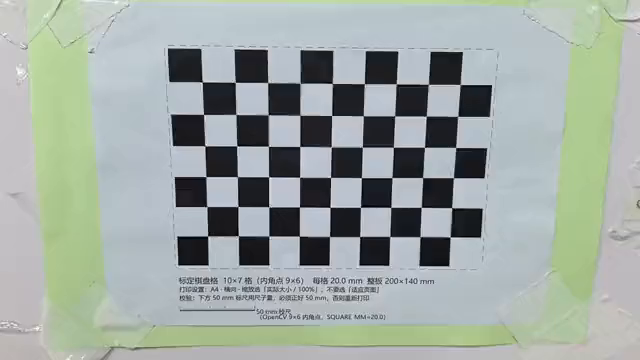
#> input picture frame 0 of assets/chessboard_104435_preview.mp4, 640 x 360 px
$ python check_inputs.py
#> lines starting #> are read from the running program, lines starting #| are printed output that depends on the picture
### lab/inputs.py
"""读取棋盘格视频、相机参数和车辆逐帧观测。"""

import csv
from dataclasses import dataclass
from pathlib import Path
from shutil import copyfileobj
from zipfile import ZipFile

import cv2
import numpy as np


ROOT = Path(__file__).resolve().parents[1]
ASSETS = ROOT / "assets"
WORK = ROOT / "work"
BOARD_VIDEO = ASSETS / "chessboard_104435_preview.mp4"
VEHICLE_ARCHIVE = ASSETS / "task2_vehicle_materials.zip"

BOARD_START = 168
BOARD_STOP = 432
BOARD_CHECK_FRAMES = (180, 420)


@dataclass(frozen=True)
class Calibration:
    matrix: np.ndarray
    distortion: np.ndarray
    image_size: tuple[int, int]
    square_size_m: float


@dataclass(frozen=True)
class Detection:
    xyxy: tuple[float, float, float, float]
    confidence: float

    # [4 lines left out: function center, not called in this run]


@dataclass(frozen=True)
class TrackingFrame:
    index: int
    source_index: int
    time_s: float
    blackout: bool
    candidates: tuple[Detection, ...]


# [12 lines left out: function load_calibration, not called in this run]


def board_frames(start: int = BOARD_START, stop: int = BOARD_STOP):
    """依次返回原片帧号、秒数、BGR 图像。stop 为结束后的帧号。"""
    video = cv2.VideoCapture(str(BOARD_VIDEO))
    try:
        if not video.isOpened():
            raise OSError(f"无法打开视频 {BOARD_VIDEO.relative_to(ROOT)}")
        fps = video.get(cv2.CAP_PROP_FPS)
        if fps <= 0 or not video.set(cv2.CAP_PROP_POS_FRAMES, start):
            raise ValueError("无法定位棋盘格视频的起始帧")
        for index in range(start, stop):
            ok, frame = video.read()
            if not ok:
                raise ValueError(f"棋盘格第 {index} 帧无法解码")
            yield index, index / fps, frame
    finally:
        video.release()


# [37 lines left out: functions vehicle_case_files, vehicle_frames, not called in this run]

### lab/check_inputs.py
"""从仓库根目录运行 python -m lab.check_inputs。"""

import argparse
import sys

import cv2

from .inputs import (
    BOARD_CHECK_FRAMES, BOARD_START, BOARD_STOP, board_frames,
    vehicle_case_files, vehicle_frames,
)


def check_board():
    selected_for_calibration = sum(1 for _ in board_frames(0, BOARD_START))
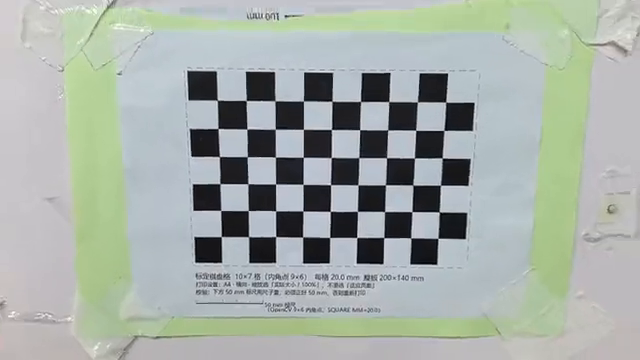
#> input picture frame 15 of assets/chessboard_104435_preview.mp4, 640 x 360 px
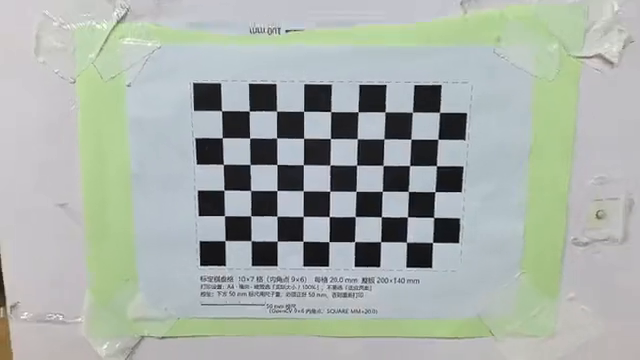
#> input picture frame 17 of assets/chessboard_104435_preview.mp4, 640 x 360 px
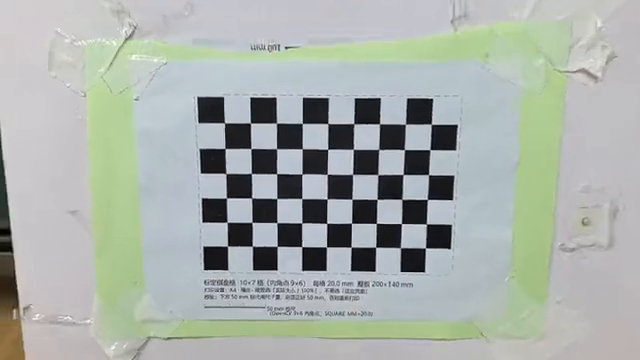
#> input picture frame 19 of assets/chessboard_104435_preview.mp4, 640 x 360 px
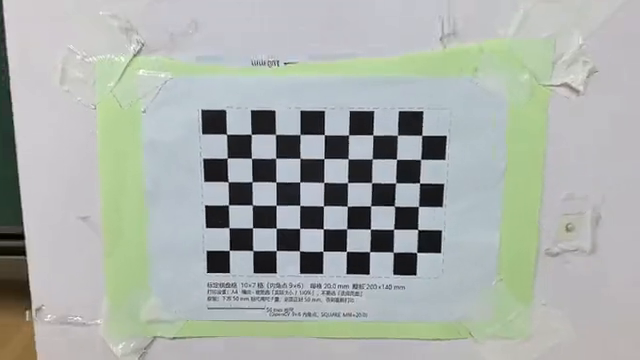
#> input picture frame 21 of assets/chessboard_104435_preview.mp4, 640 x 360 px
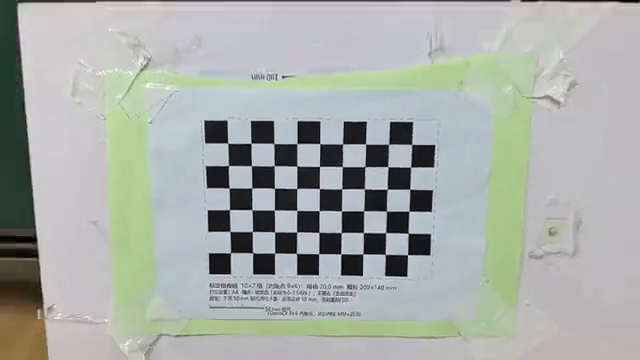
#> input picture frame 23 of assets/chessboard_104435_preview.mp4, 640 x 360 px
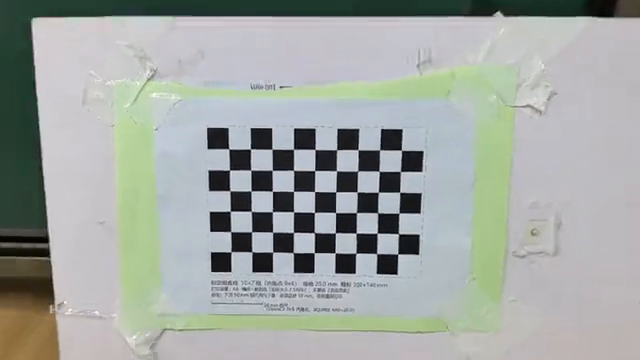
#> input picture frame 25 of assets/chessboard_104435_preview.mp4, 640 x 360 px
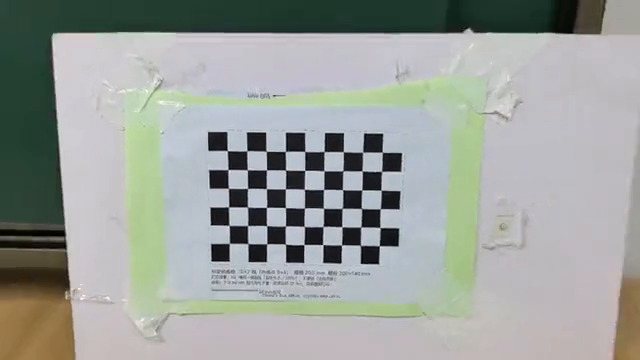
#> input picture frame 29 of assets/chessboard_104435_preview.mp4, 640 x 360 px
    if selected_for_calibration != BOARD_START:
        raise ValueError("标定取材的前 7 秒视频缺帧")
    seen = []
    count = 0
    for index, time_s, image in board_frames():
        count += 1
        if image.shape[:2] != (360, 640):
            raise ValueError(f"棋盘格第 {index} 帧尺寸不是 640×360")
        if index in BOARD_CHECK_FRAMES:
            gray = cv2.cvtColor(image, cv2.COLOR_BGR2GRAY)
            found, corners = cv2.findChessboardCornersSB(gray, (9, 6))
            if not found or len(corners) != 54:
                raise ValueError(f"验收帧 {index} 未检出完整棋盘格")
            seen.append(f"{time_s:.1f} 秒")
    if count != BOARD_STOP - BOARD_START or len(seen) != len(BOARD_CHECK_FRAMES):
        raise ValueError("棋盘格片段缺帧")
    print(f"任务一通过：标定取材 {selected_for_calibration} 帧和回放 {count} 帧可读取；{'、'.join(seen)}分别找到 54 个内角点")


def check_vehicle(case: str, count: int, hidden: range):
    folder = vehicle_case_files(case)
    frames = vehicle_frames(case, folder)
    if [f.index for f in frames] != list(range(count)):
        raise ValueError(f"车辆 {case} 帧表的帧号不连续")
    if [f.index for f in frames if f.blackout] != list(hidden):
        raise ValueError(f"车辆 {case} 黑屏帧号与任务不符")
    if any(f.blackout and f.candidates for f in frames):
        raise ValueError(f"车辆 {case} 黑屏帧包含检测框")
    if not frames[0].candidates or not frames[hidden.stop].candidates:
        raise ValueError(f"车辆 {case} 首帧或恢复帧缺少候选框")
    if any(right.time_s <= left.time_s for left, right in zip(frames, frames[1:])):
        raise ValueError(f"车辆 {case} 帧表的时间没有单调递增")
    for kind in ("clean", "blackout"):
        reader = cv2.VideoCapture(str(folder / f"{case}_{kind}.mp4"))
        try:
            decoded = 0
            for frame in frames:
                ok, image = reader.read()
                if not ok or image.shape[:2] != (720, 1280):
                    raise ValueError(f"车辆 {case} 的 {kind} 片段长度或尺寸错误")
                if kind == "blackout" and bool(image.max() < 4) != frame.blackout:
                    raise ValueError(f"车辆 {case} 画面和黑屏标记不一致")
                decoded += 1
            if decoded != count or reader.read()[0]:
                raise ValueError(f"车辆 {case} 的 {kind} 片段有多余帧")
        finally:
            reader.release()
    print(f"任务二 {case.upper()} 通过：{count} 帧；其中 {len(hidden)} 帧连续黑屏")


def main() -> int:
    parser = argparse.ArgumentParser(description=__doc__)
    parser.add_argument("--task", choices=("1", "2", "all"), default="all")
    args = parser.parse_args()
    try:
        if args.task in ("1", "all"):
            check_board()
        if args.task in ("2", "all"):
            check_vehicle("a", 36, range(12, 20))
            check_vehicle("b", 37, range(10, 18))
    except (OSError, ValueError, KeyError, cv2.error) as error:
        print(f"检查失败：{error}", file=sys.stderr)
        return 1
    return 0


if __name__ == "__main__":
    raise SystemExit(main())

$ run again, starting later in the video
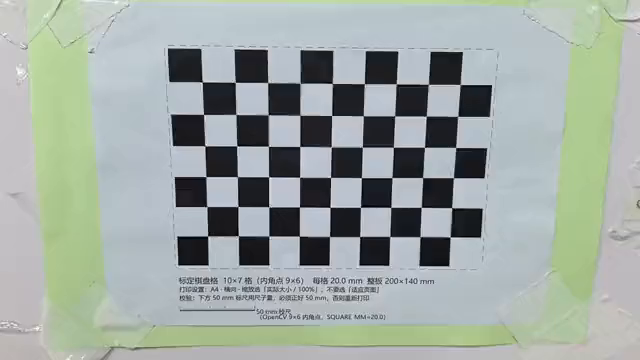
#> input picture frame 0 of assets/chessboard_104435_preview.mp4, 640 x 360 px
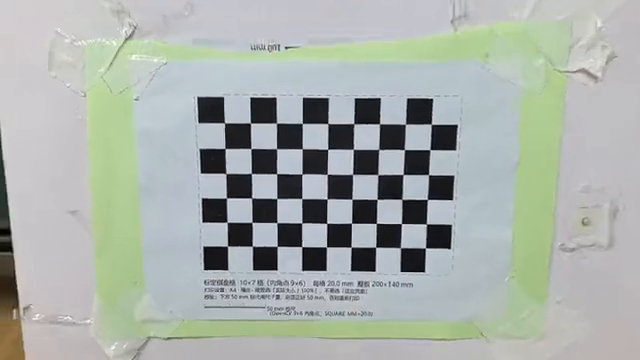
#> input picture frame 19 of assets/chessboard_104435_preview.mp4, 640 x 360 px
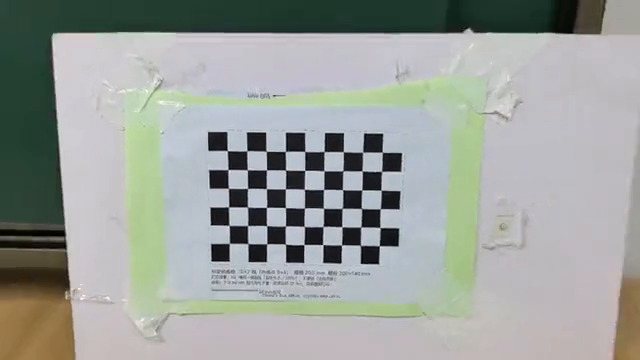
#> input picture frame 29 of assets/chessboard_104435_preview.mp4, 640 x 360 px

$ run again, starting later in the video
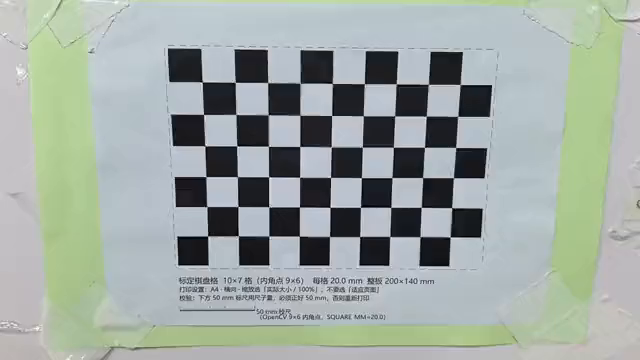
#> input picture frame 0 of assets/chessboard_104435_preview.mp4, 640 x 360 px
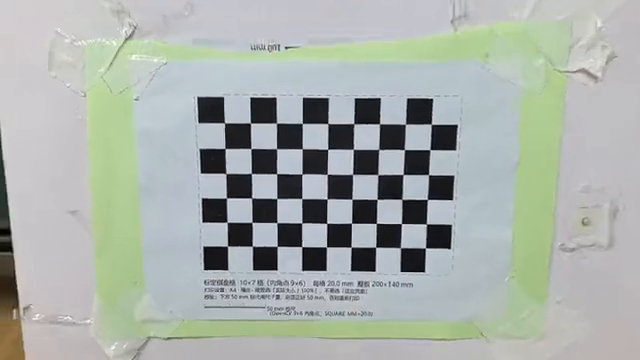
#> input picture frame 19 of assets/chessboard_104435_preview.mp4, 640 x 360 px
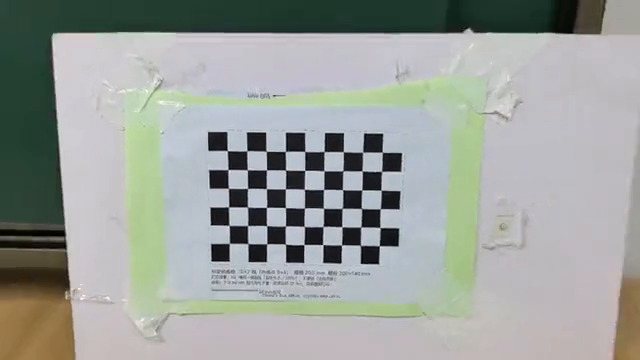
#> input picture frame 29 of assets/chessboard_104435_preview.mp4, 640 x 360 px
